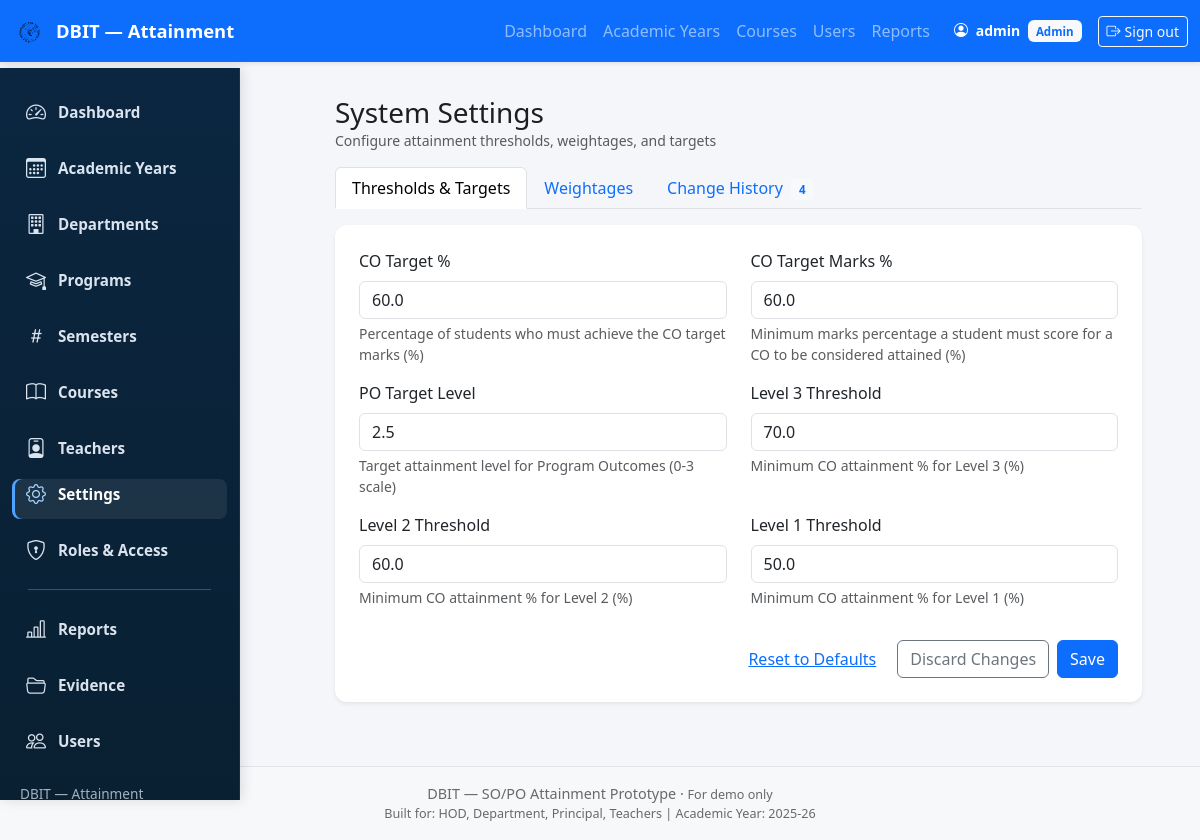
The app's page /admin-panel/settings/ (signed in) with its own data.
### attainment/models.py (models this page shows, shortened)
class UserProfile(models.Model):
    user = models.OneToOneField(User, on_delete=models.CASCADE, related_name="profile")
    role = models.CharField(max_length=10, choices=Role.choices, default=Role.TEACHER)
    department = models.ForeignKey(
        "Department", on_delete=models.SET_NULL,
        null=True, blank=True, related_name="user_profiles"
    )
    deleted_at = models.DateTimeField(null=True, blank=True)

class GlobalConfig(models.Model):
    co_target_percent = models.FloatField(default=60.0)
    co_target_marks_percent = models.FloatField(default=60.0)
    direct_weightage = models.FloatField(default=0.8)
    indirect_weightage = models.FloatField(default=0.2)
    ia1_weightage = models.FloatField(default=0.2)
    ia2_weightage = models.FloatField(default=0.2)
    end_sem_weightage = models.FloatField(default=0.6)
    po_target_level = models.FloatField(default=2.5)
    level3_threshold = models.FloatField(default=70.0)
    level2_threshold = models.FloatField(default=60.0)
    level1_threshold = models.FloatField(default=50.0)
    updated_at = models.DateTimeField(auto_now=True)

### attainment/admin_views.py (the view, shortened to what this page needs)
# urls.py: path('admin-panel/settings/', av.admin_settings, name='admin_settings'),
@login_required
@role_required('ADMIN')
def admin_settings(request):
    cfg = GlobalConfig.objects.first()
    if cfg is None:
        cfg = GlobalConfig.objects.create()
    histories = GlobalConfigHistory.objects.filter(global_config=cfg).order_by('-version')[:50]
    context = {
        'config': cfg,
        'histories': histories,
    }
    return render(request, 'admin_panel/settings.html', context)

### attainment/utils/rbac.py (called while the page is built)
def role_required(*allowed_roles):
    def decorator(view_func):
        @wraps(view_func)
        def _wrapped(request, *args, **kwargs):
            profile = getattr(request.user, "profile", None)
            if profile is None or profile.role not in allowed_roles:
                html = render_to_string("403.html", request=request)
                return HttpResponseForbidden(html)
            return view_func(request, *args, **kwargs)
        return _wrapped
    return decorator

### templates/admin_panel/settings.html (shortened to what this page needs)
{% extends "base.html" %}
{% block content %}
<div class="row">
  <div class="col-md-3">{% include "components/sidebar_admin.html" %}</div>
  <div class="col-md-9">
    <div class="d-flex justify-content-between align-items-center mb-3">
      <div>
        <h3 class="mb-0">System Settings</h3>
        <div class="text-muted small">Configure attainment thresholds, weightages, and targets</div>
      </div>
    </div>
    <ul class="nav nav-tabs mb-3" id="settingsTabs" role="tablist">
      <li class="nav-item" role="presentation">
        <button class="nav-link active" id="thresholds-tab" data-bs-toggle="tab" data-bs-target="#thresholds" type="button" role="tab">Thresholds & Targets</button>
      </li>
      <li class="nav-item" role="presentation">
        <button class="nav-link" id="weightages-tab" data-bs-toggle="tab" data-bs-target="#weightages" type="button" role="tab">Weightages</button>
      </li>
      <li class="nav-item" role="presentation">
        <button class="nav-link" id="history-tab" data-bs-toggle="tab" data-bs-target="#history" type="button" role="tab">Change History <span class="badge bg-light text-primary ms-1">{{ histories|length }}</span></button>
      </li>
    </ul>
    <div class="tab-content">
      <div class="tab-pane fade show active" id="thresholds" role="tabpanel">
        <form method="post" class="card shadow-sm p-4 mb-4">
          <div class="row">
            <div class="col-md-6 mb-3">
              <label class="form-label">CO Target %</label>
              <input name="co_target_percent" type="number" step="0.1" class="form-control" value="{{ config.co_target_percent }}">
              <div class="form-text">Percentage of students who must achieve the CO target marks (%)</div>
            </div>
            <div class="col-md-6 mb-3">
              <label class="form-label">CO Target Marks %</label>
              <input name="co_target_marks_percent" type="number" step="0.1" class="form-control" value="{{ config.co_target_marks_percent }}">
              <div class="form-text">Minimum marks percentage a student must score for a CO to be considered attained (%)</div>
            </div>
          </div>
          <div class="row">
            <div class="col-md-6 mb-3">
              <label class="form-label">PO Target Level</label>
              <input name="po_target_level" type="number" step="0.1" class="form-control" value="{{ config.po_target_level }}">
              <div class="form-text">Target attainment level for Program Outcomes (0-3 scale)</div>
            </div>
            <div class="col-md-6 mb-3">
              <label class="form-label">Level 3 Threshold</label>
              <input name="level3_threshold" type="number" step="0.1" class="form-control" value="{{ config.level3_threshold }}">
              <div class="form-text">Minimum CO attainment % for Level 3 (%)</div>
            </div>
          </div>
          <div class="row">
            <div class="col-md-6 mb-3">
              <label class="form-label">Level 2 Threshold</label>
              <input name="level2_threshold" type="number" step="0.1" class="form-control" value="{{ config.level2_threshold }}">
              <div class="form-text">Minimum CO attainment % for Level 2 (%)</div>
            </div>
            <div class="col-md-6 mb-3">
              <label class="form-label">Level 1 Threshold</label>
              <input name="level1_threshold" type="number" step="0.1" class="form-control" value="{{ config.level1_threshold }}">
              <div class="form-text">Minimum CO attainment % for Level 1 (%)</div>
            </div>
          </div>
          <div class="d-flex justify-content-end mt-3">
            <button name="action" value="reset" class="btn btn-link me-2">Reset to Defaults</button>
            <button type="reset" class="btn btn-outline-secondary me-2">Discard Changes</button>
            <button type="submit" class="btn btn-primary">Save</button>
          </div>
        </form>
      </div>
    </div>
  </div>
</div>
{% endblock %}

### templates/base.html (shortened to what this page needs)
{% load static %}
<!doctype html>
<html lang="en">
	<head>
		<link
			href="https://cdn.jsdelivr.net/npm/bootstrap@5.3.2/dist/css/bootstrap.min.css"
			rel="stylesheet"
		/>
		<link
			href="https://cdn.jsdelivr.net/npm/bootstrap-icons@1.11.3/font/bootstrap-icons.css"
			rel="stylesheet"
		/>
		<link rel="stylesheet" href="{% static 'css/styles.css' %}" />
	</head>
	<body>
		<nav
			class="navbar navbar-expand-lg navbar-dark bg-primary fixed-top shadow-sm"
		>
			<div class="container-fluid">
				<a class="navbar-brand d-flex align-items-center" href="/">
					<img
						src="{% static 'images/logo.svg' %}"
						alt="logo"
						width="36"
						height="36"
						class="me-2 rounded"
					/>
					<span>DBIT — Attainment</span>
				</a>
				<div class="collapse navbar-collapse" id="topNav">
					<ul class="navbar-nav ms-auto mb-2 mb-lg-0">
						{% if user.is_authenticated %}
							{% if user.profile.role == 'ADMIN' %}
								<li class="nav-item"><a class="nav-link" href="{% url 'admin_dashboard' %}">Dashboard</a></li>
								<li class="nav-item"><a class="nav-link" href="{% url 'admin_academic_years' %}">Academic Years</a></li>
								<li class="nav-item"><a class="nav-link" href="{% url 'admin_courses' %}">Courses</a></li>
								<li class="nav-item"><a class="nav-link" href="{% url 'admin_users' %}">Users</a></li>
								<li class="nav-item"><a class="nav-link" href="{% url 'attainment_report' %}">Reports</a></li>
							{% elif user.profile.role == 'TEACHER' %}
								<li class="nav-item"><a class="nav-link" href="{% url 'teacher_dashboard' %}">Dashboard</a></li>
							{% endif %}
						{% else %}
							<li class="nav-item"><a class="nav-link" href="{% url 'login' %}">Sign in</a></li>
						{% endif %}
					</ul>
					<div class="d-flex align-items-center ms-3">
						{% if user.is_authenticated %}
							<div class="text-white me-2 small">
								<i class="bi bi-person-circle me-1"></i>
								<strong>{{ user.get_full_name|default:user.username }}</strong>
								{% if user.profile %}
									<span class="badge bg-light text-primary ms-1">{{ user.profile.get_role_display }}</span>
								{% endif %}
							</div>
							<a class="btn btn-outline-light btn-sm ms-2" href="{% url 'logout' %}">
								<i class="bi bi-box-arrow-right me-1"></i>Sign out
							</a>
						{% else %}
							<a class="btn btn-outline-light btn-sm ms-2" href="{% url 'login' %}">
								<i class="bi bi-box-arrow-in-right me-1"></i>Sign in
							</a>
						{% endif %}
					</div>
				</div>
			</div>
		</nav>
		<main class="container-fluid">
			<div class="row g-0">
				<div class="col">
					<div class="container py-4">
						<div class="main-content">
							{% block content %}{% endblock %}
						</div>
					</div>
				</div>
			</div>
		</main>
		<footer
			class="bg-light text-center text-muted py-3 border-top mt-auto app-footer"
		>
			<div class="container">
				<div>
					DBIT — SO/PO Attainment Prototype &middot;
					<small>For demo only</small>
				</div>
				<div class="small">
					Built for: HOD, Department, Principal, Teachers | Academic Year:
					<span id="footer-year">2025-26</span>
				</div>
			</div>
		</footer>
	</body>
</html>

### static/css/styles.css (style rules this page uses)
:root { --sidebar-width: 240px; --navbar-height: 68px; --sidebar-bg-top: #0b2640; --sidebar-bg-bottom: #092032; --sidebar-text: rgba(230,238,248,0.95); --sidebar-text-muted: rgba(230,238,248,0.70); --sidebar-hover: rgba(255,255,255,0.06); }
html, body { height: 100%; overflow-x: hidden; background: #f5f6fa; font-family: system-ui, -apple-system, "Segoe UI", Roboto, "Helvetica Neue", Arial; color: #1e1e1e; }
body { padding-top: var(--navbar-height); }
.main-content { padding: 1rem; }
.card { border-radius: 12px; border: none; box-shadow: 0 2px 8px rgba(0,0,0,0.06); }
.badge { font-size: 0.72rem; padding: 0.45em 0.7em; }
.navbar { box-shadow: 0 1px 4px rgba(0,0,0,0.08); }
.navbar-brand { font-size: 1.15rem; font-weight: 600; }

### templates/base.html (style rules this page uses)
body { padding-top: 0px; }
main { padding-top: 56px; }
.app-footer { font-size: 0.9rem; opacity: 0.9; }

### records on screen
GlobalConfig: co_target_percent "60.0", co_target_marks_percent "60.0", po_target_level "2.5", level3_threshold "70.0", level2_threshold "60.0", level1_threshold "50.0"

### other values on screen
{{ user.get_full_name|default:user.username }} "admin"
{{ user.profile.get_role_display }} "Admin"
{{ histories|length }} "4"
